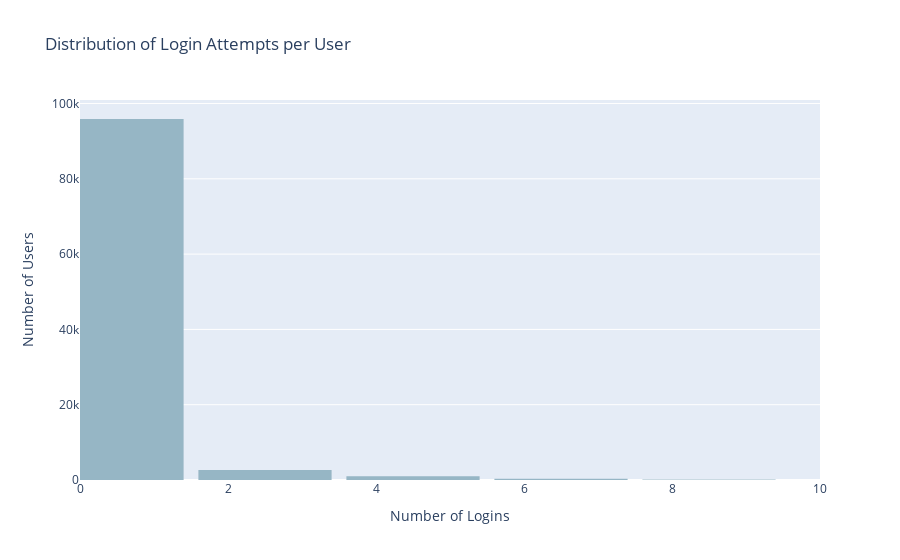

Write notebook code for a chart like this one.
### Markdown cell above
#### How frequently do users log in? What’s the distribution of login attempts?

### Code cell
# If there's a login count column (adjust if named differently)
login_freq = df['LoginAttempts'].dropna()

# Plot histogram
fig = px.histogram(
        login_freq,
        x="LoginAttempts",
        nbins=30,
        title="Distribution of Login Attempts per User",
        labels={"js_login_count": "Number of Logins"},
        color_discrete_sequence=["#96b6c5"]
    )

fig.update_layout(
        xaxis_title="Number of Logins",
        yaxis_title="Number of Users",
        bargap=0.1,
        xaxis_range=[0, 10]
    )

fig.show()

### Figure 1 — Plotly figure (JSON) as saved in the notebook; plotly's stock layout.template omitted (floating-point values rounded to 4 significant figures; data arrays with more than 128 entries replaced by an {"elided": "..."} marker saying what was removed)
{"data": [{"bingroup": "x", "hovertemplate": "LoginAttempts=%{x}<br>count=%{y}<extra></extra>", "legendgroup": "", "marker": {"color": "#96b6c5", "pattern": {"shape": ""}}, "name": "", "nbinsx": 30, "orientation": "v", "showlegend": false, "type": "histogram", "x": {"elided": "100000 int values"}, "xaxis": "x", "yaxis": "y"}], "layout": {"bargap": 0.1, "barmode": "relative", "legend": {"tracegroupgap": 0}, "title": {"text": "Distribution of Login Attempts per User"}, "xaxis": {"anchor": "y", "domain": [0, 1], "range": [0, 10], "title": {"text": "Number of Logins"}}, "yaxis": {"anchor": "x", "domain": [0, 1], "title": {"text": "Number of Users"}}}}
